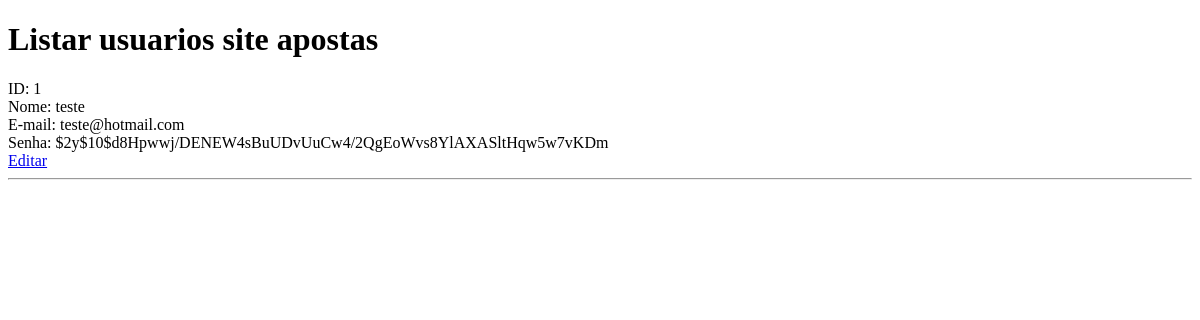
Before: /usuarios.php with the older database file.
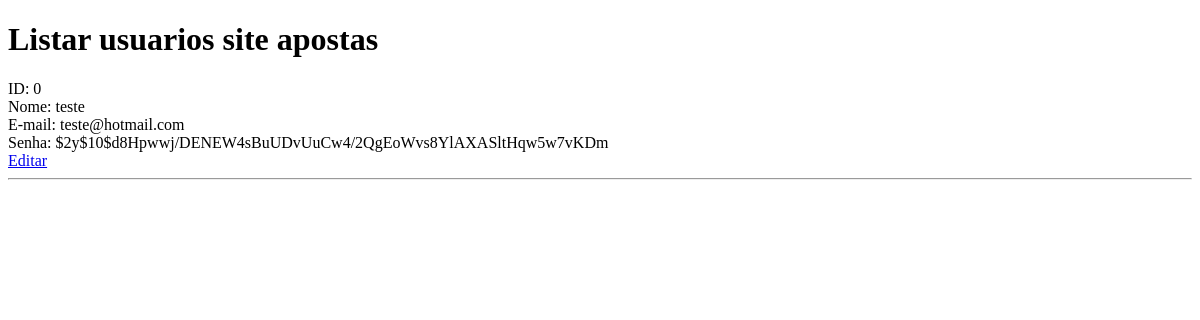
After: the same page with the newer database file.
### tables this page shows
CREATE TABLE `usuarios` (
  `id` int(11) NOT NULL,
  `celular` bigint(20) NOT NULL,
  `nome` varchar(220) NOT NULL,
  `email` varchar(220) NOT NULL,
  `usuario` varchar(220) NOT NULL,
  `senha` varchar(220) NOT NULL,
  `cpf` bigint(50) NOT NULL,
  `created` datetime NOT NULL,
  `modified` datetime DEFAULT NULL
);

### usuarios.php (the view, shortened to what this page needs)
<?php
include_once("conexao.php");
?>
<!DOCTYPE html>
<html lang="pt-br">
	<head>
	</head>
	<body>
		<h1>Listar usuarios site apostas</h1>
		<?php
		$pagina_atual = filter_input(INPUT_GET,'pagina', FILTER_SANITIZE_NUMBER_INT);
		$pagina = (!empty($pagina_atual)) ? $pagina_atual : 1;
		$qnt_result_pg = 5;
		$inicio = ($qnt_result_pg * $pagina) - $qnt_result_pg;
		$result_usuarios = "SELECT * FROM usuarios LIMIT $inicio, $qnt_result_pg";
		$resultado_usuarios = mysqli_query($conn, $result_usuarios);
		while($row_usuario = mysqli_fetch_assoc($resultado_usuarios)){
			echo "ID: " . $row_usuario['id'] . "<br>";
			echo "Nome: " . $row_usuario['nome'] . "<br>";
			echo "E-mail: " . $row_usuario['email'] . "<br>";
			echo "Senha: " . $row_usuario['senha'] . "<br>";
			echo "<a href='paginacadastrarsenha.php?id=" . $row_usuario['id'] . "'>Editar</a><br><hr>";
		}
		?>
	</body>
</html>

Changed rows visible on the page:
removed usuarios: id "1", nome "teste", email "teste@hotmail.com", senha "$2y$10$d8Hpwwj/DENEW4sBuUDvUuCw4/2QgEoWvs8YlAXASltHqw5w7vKDm"
added usuarios: id "0", nome "teste", email "teste@hotmail.com", senha "$2y$10$d8Hpwwj/DENEW4sBuUDvUuCw4/2QgEoWvs8YlAXASltHqw5w7vKDm"
